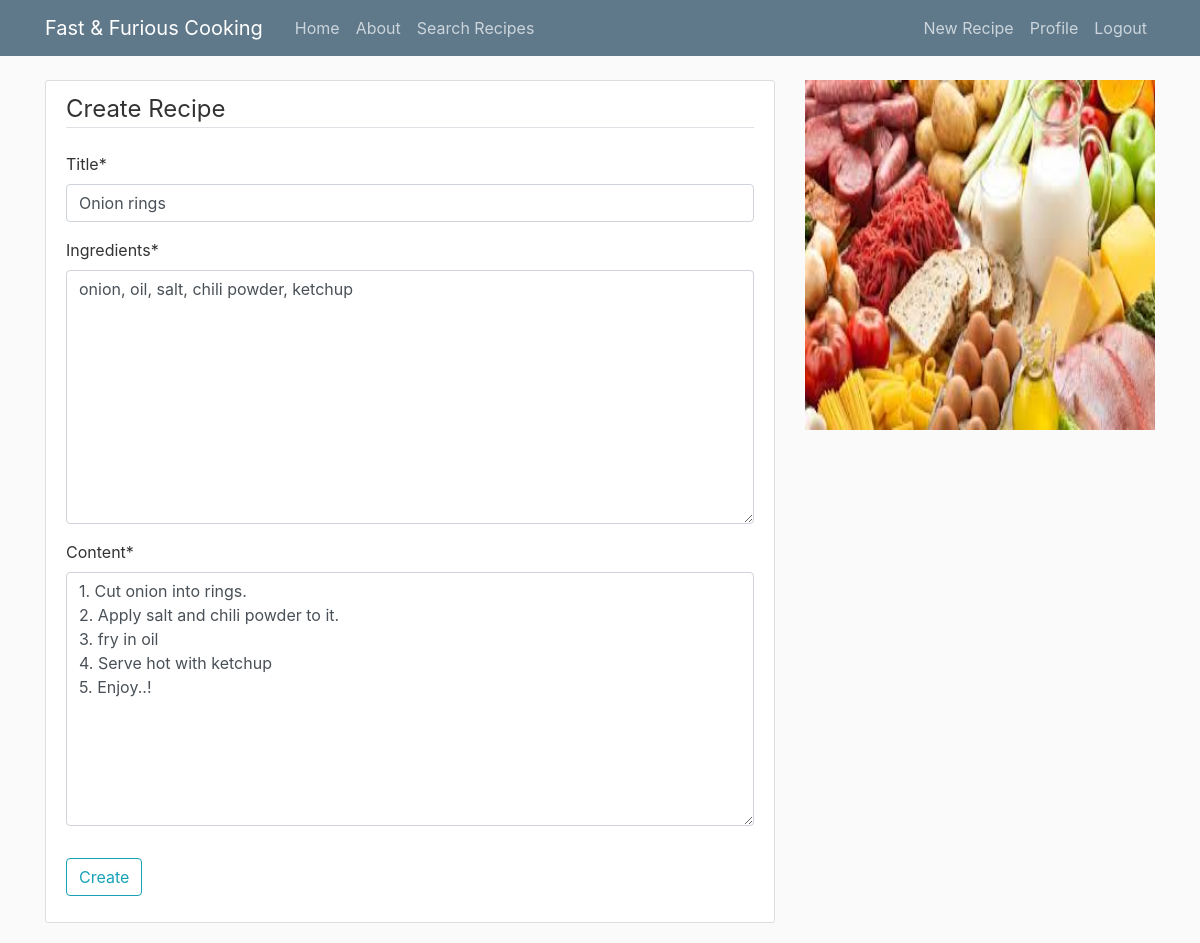
The page /recipes/2/update (signed in) on the database its author committed.
### recipes/models.py (models this page shows, shortened)
class Recipes(models.Model):
    title = models.CharField(max_length=100)
    ingredients = models.TextField()
    content = models.TextField()
    date_posted = models.DateTimeField(default=timezone.now)
    author = models.ForeignKey(User, on_delete=models.CASCADE)

### recipes/views.py (the view, shortened to what this page needs)
# urls.py: path('recipes/<int:pk>/update', RecipesUpdateView.as_view(), name='recipes-update'),
class RecipesUpdateView(LoginRequiredMixin, UserPassesTestMixin, UpdateView):
    model = Recipes
    fields = ['title', 'ingredients', 'content']
    def test_func(self):
        post = self.get_object()
        if self.request.user == post.author:
            return True
        return False

### recipes/templates/recipes/recipes_form.html (shortened to what this page needs)
{% extends "recipes/base.html" %}
{% load crispy_forms_tags %}
   {% block content %}
    <div class="content-section">
        <form method="POST">
            <fieldset class="form-group">
                <legend class="border-bottom mb-4">Create Recipe</legend>
                {{form|crispy}}
            </fieldset>
            <div class="form-group">
                <button class="btn btn-outline-info" type="submit"> Create</button>
            </div>
        </form>
    </div>
  {% endblock content%}

### recipes/static/recipes/main.css (style rules this page uses)
body { background: #fafafa; color: #333333; margin-top: 5rem; }
.content-section { background: #ffffff; padding: 10px 20px; border: 1px solid #dddddd; border-radius: 3px; margin-bottom: 20px; }

### rows shown on the page
Recipes: title "Onion rings", ingredients "onion, oil, salt, chili powder, ketchup", content "1. Cut onion into rings. 2. Apply salt and chili powder to it. 3. fry in oil 4. Serve hot with ketchup 5. Enjoy..!"
